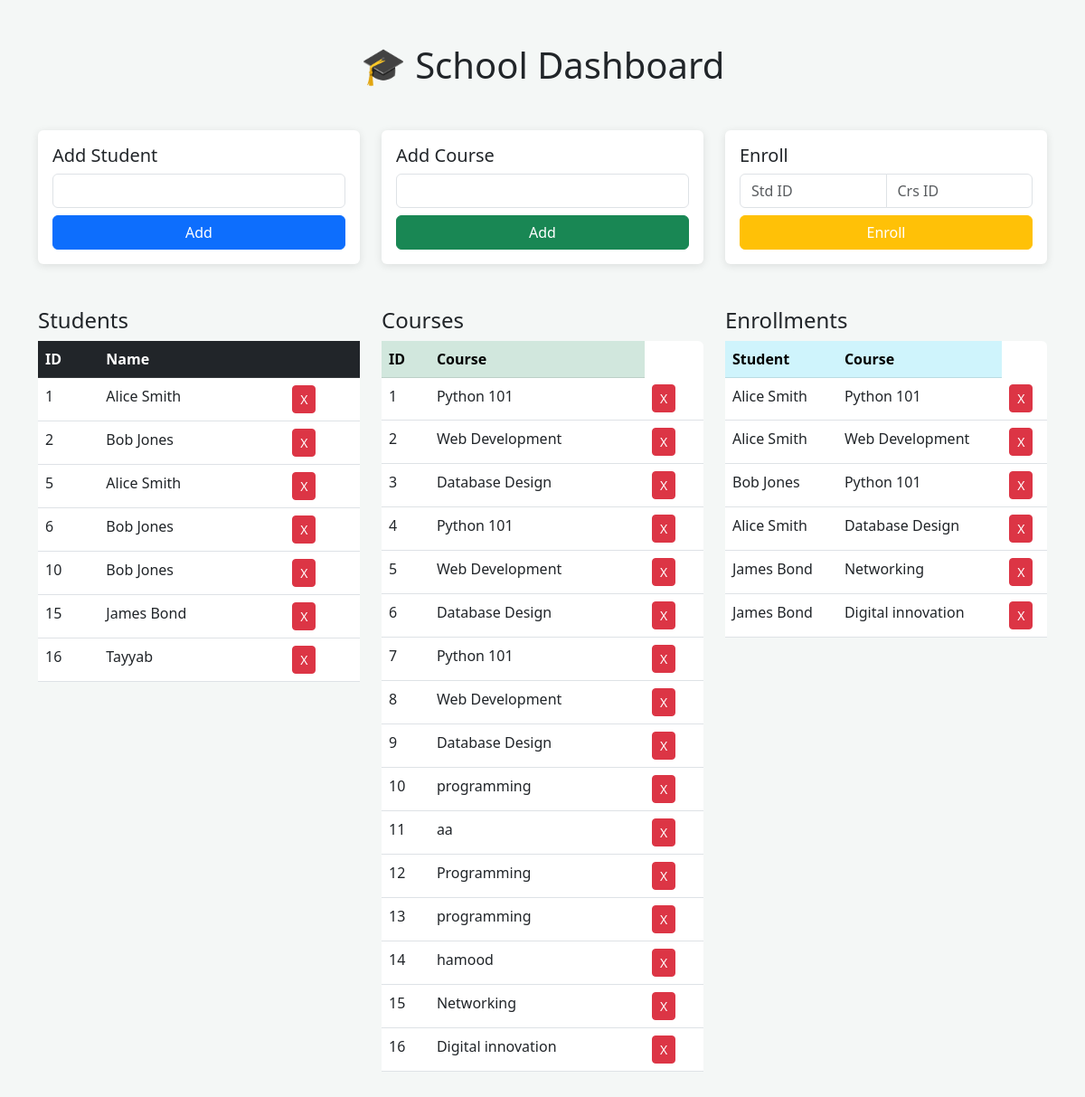
Before: / with the older database file.
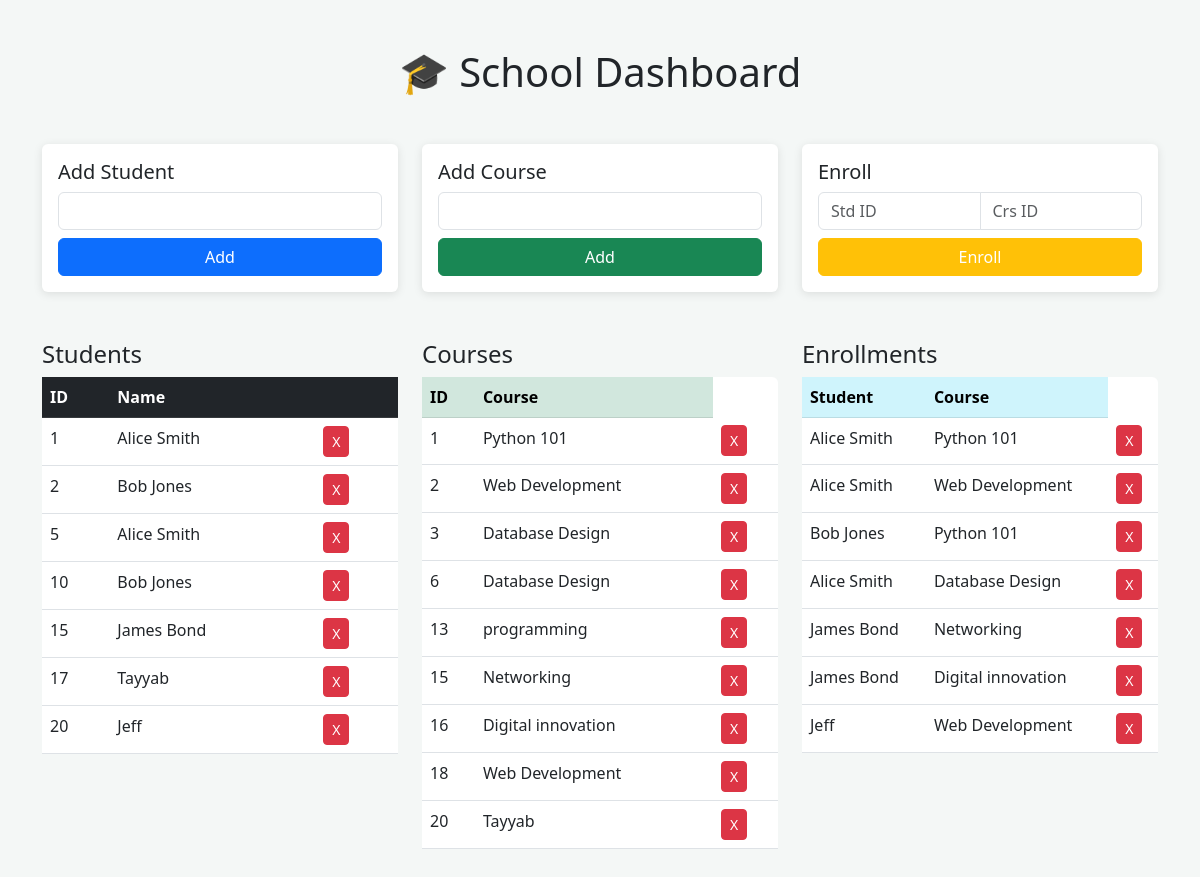
After: the same page with the newer database file.
### tables this page shows
CREATE TABLE students (
        id INTEGER PRIMARY KEY AUTOINCREMENT,
        name TEXT NOT NULL
    );

CREATE TABLE courses (
        id INTEGER PRIMARY KEY AUTOINCREMENT,
        name TEXT NOT NULL
    );

### app.py (the view)
@app.route("/")
def index():
    students = student_service.get_students()
    courses = student_service.get_courses()
    enrollments = student_service.get_enrollments()
    return render_template("index.html", students=students, courses=courses, enrollments=enrollments)

### data/repository.py (called while the page is built)
def get_connection():
    conn = sqlite3.connect(DB_NAME, timeout=10)
    conn.execute("PRAGMA foreign_keys = ON;")
    return conn

def fetch_query(query, params=()):
    conn = get_connection()
    conn.row_factory = sqlite3.Row
    try:
        cursor = conn.cursor()
        cursor.execute(query, params)
        return [dict(row) for row in cursor.fetchall()]
    finally:
        conn.close()

### services/student_service.py (called while the page is built)
def get_students():
    return repository.fetch_query("SELECT * FROM students")

def get_courses():
    return repository.fetch_query("SELECT * FROM courses")

def get_enrollments():
    return repository.fetch_query("""
        SELECT students.name AS student_name, courses.name AS course_name
        FROM enrollments
        JOIN students ON enrollments.student_id = students.id
        JOIN courses ON enrollments.course_id = courses.id
    """)

### templates/index.html (shortened to what this page needs)
<!DOCTYPE html>
<html lang="en">
<head>
    <link href="https://cdn.jsdelivr.net/npm/bootstrap@5.3.0/dist/css/bootstrap.min.css" rel="stylesheet">
</head>
<body class="container py-5">
    <div class="text-center mb-5"><h1>🎓 School Dashboard</h1></div>
    <div class="row g-4 mb-5">
        <div class="col-md-4"><div class="card p-3"><h5>Add Student</h5><form action="/add_student_form" method="POST"><input type="text" name="name" class="form-control mb-2" required><button class="btn btn-primary w-100">Add</button></form></div></div>
        <div class="col-md-4"><div class="card p-3"><h5>Add Course</h5><form action="/add_course_form" method="POST"><input type="text" name="name" class="form-control mb-2" required><button class="btn btn-success w-100">Add</button></form></div></div>
        <div class="col-md-4"><div class="card p-3"><h5>Enroll</h5><form action="/enroll_form" method="POST"><div class="input-group mb-2"><input type="number" name="student_id" class="form-control" placeholder="Std ID"><input type="number" name="course_id" class="form-control" placeholder="Crs ID"></div><button class="btn btn-warning w-100 text-white">Enroll</button></form></div></div>
    </div>
    <div class="row">
        <div class="col-md-4">
            <h4>Students</h4>
            <table class="table table-white bg-white rounded">
                <thead class="table-dark"><tr><th>ID</th><th>Name</th><th></th></tr></thead>
                <tbody>{% for s in students %}<tr><td>{{ s.id }}</td><td>{{ s.name }}</td><td><a href="/delete_student_form/{{ s.id }}" class="btn btn-sm btn-danger">X</a></td></tr>{% endfor %}</tbody>
            </table>
        </div>
        <div class="col-md-4">
            <h4>Courses</h4>
            <table class="table table-white bg-white rounded">
                <thead class="table-success"><tr><th>ID</th><th>Course</th></tr></thead>
                <tbody>{% for c in courses %}<tr><td>{{ c.id }}</td><td>{{ c.name }}</td><td><a href="/delete_course_form/{{ c.id }}" class="btn btn-sm btn-danger">X</a></td></tr>{% endfor %}</tbody>
            </table>
        </div>
        <div class="col-md-4">
            <h4>Enrollments</h4>
            <table class="table table-white bg-white rounded">
                <thead class="table-info"><tr><th>Student</th><th>Course</th></tr></thead>
                 <tbody>{% for e in enrollments %}<tr><td>{{ e.student_name }}</td><td>{{ e.course_name }}</td><td><a href="/delete_course_form/{{ e.id }}" class="btn btn-sm btn-danger">X</a></td></tr>{% endfor %}</tbody>
            </table>
        </div>
    </div>
</body>
</html>

### templates/index.html (style rules this page uses)
body { background-color: #f4f7f6; }
.card { border: none; box-shadow: 0 2px 10px rgba(0,0,0,0.1); }

Changed rows visible on the page:
removed students: id "6", name "Bob Jones", shown under "Students"
removed students: id "16", name "Tayyab", shown under "Students"
removed courses: id "4", name "Python 101"
removed courses: id "5", name "Web Development"
removed courses: id "7", name "Python 101"
removed courses: id "8", name "Web Development"
removed courses: id "9", name "Database Design"
removed courses: id "10", name "programming"
removed courses: id "11", name "aa"
removed courses: id "12", name "Programming"
removed courses: id "14", name "hamood"
added students: id "17", name "Tayyab", shown under "Students"
added students: id "20", name "Jeff", student_name "Jeff", course_name "Web Development"
added courses: id "18", name "Web Development"
added courses: id "20", name "Tayyab"
